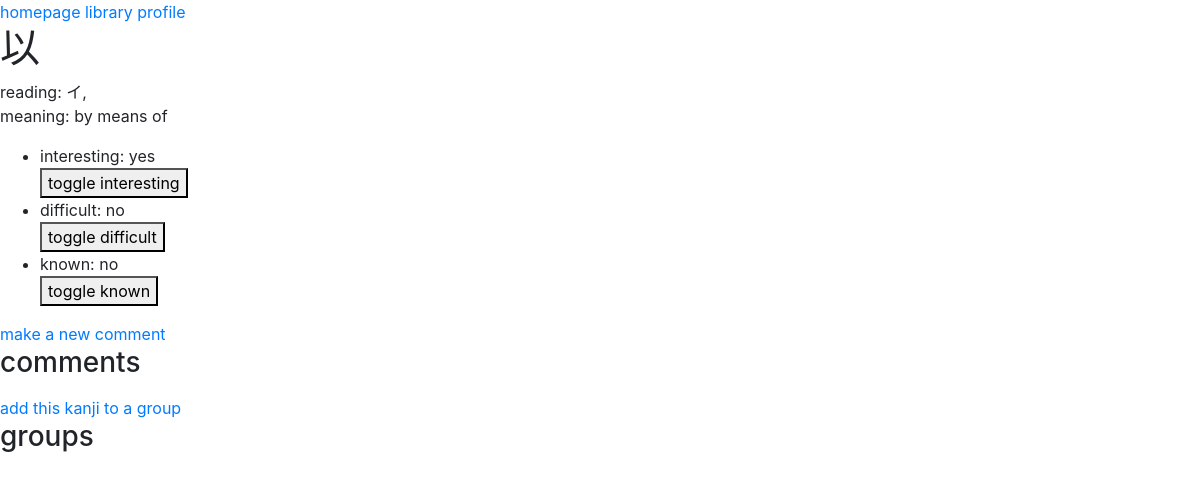
Page /toshokan/15/ (signed in) on the earlier database version.
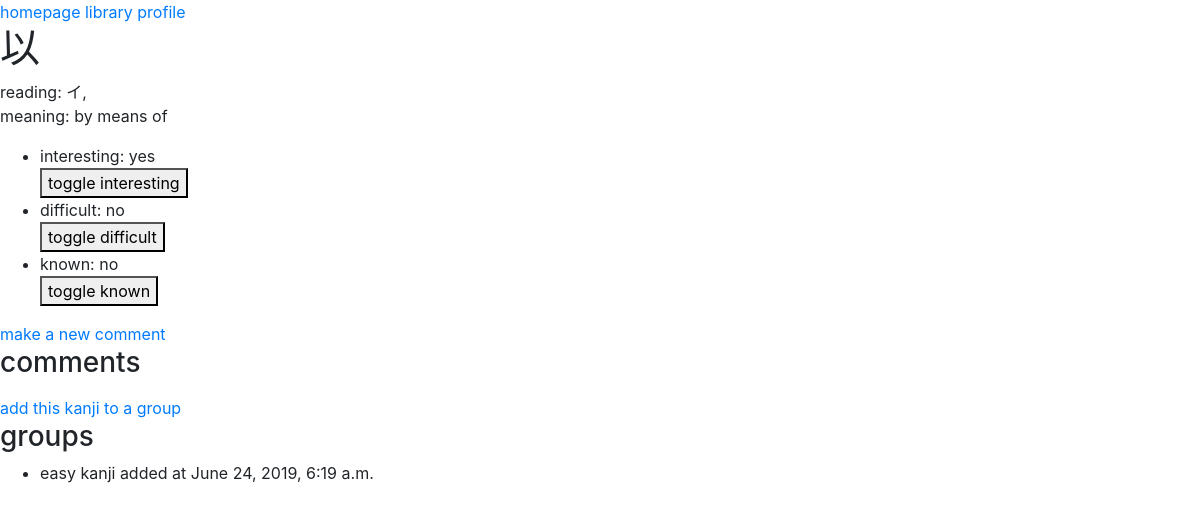
Same page on the later database version.
### base/models.py (models this page shows, shortened)
class KanjiGroupElement(models.Model):
    kanji      = models.ForeignKey(Kanji, on_delete=models.CASCADE)
    group      = models.ForeignKey(KanjiGroup, on_delete=models.CASCADE)
    date_time  = models.DateTimeField(default=timezone.now)

class KanjiGroup(models.Model):
    name        = models.CharField(max_length=100)
    user        = models.ForeignKey(UserProfile, related_name="group_profile", on_delete=models.CASCADE)
    group_kanji = models.ManyToManyField(Kanji, blank=True, related_name="group_kanji", through="KanjiGroupElement")
    date_time   = models.DateTimeField(default=timezone.now)

### toshokan/views.py (the view)
# urls.py: path('<int:kanji_id>/', views.individual, name='individual'),
@login_required
def individual(request, kanji_id):
    kanji          = get_object_or_404(Kanji, pk=kanji_id)
    userprofile    = request.user.profile
    reading_eng    = (kanji.reading_eng).split(",")
    reading_jpn    = (kanji.reading_jpn).split(",")
    comments       = kanji.kanji_comment.all().filter(user=request.user.profile)
    groups         = kanji.kanjigroupelement_set.all()
    is_interesting = kanji.interesting_kanji.all().filter(pk=userprofile.pk).exists()
    is_difficult   = kanji.difficult_kanji.all().filter(pk=userprofile.pk).exists()
    is_known       = kanji.known_kanji.all().filter(pk=userprofile.pk).exists()
    return render(request, 'toshokan/individual.html',
     {'kanji': kanji,
     'reading_eng': reading_eng,
     'reading_jpn': reading_jpn,
     'is_interesting': is_interesting,
     'is_difficult': is_difficult,
     'is_known': is_known,
     'comments': comments,
     'groups': groups,
     })

### toshokan/templates/toshokan/individual.html (shortened to what this page needs)
{% extends 'base/base.html' %}
{% block content %}
    <a href="{% url 'base:index' %}">homepage</a>
    <a href="{% url 'toshokan:index' %}">library</a>
    <a href="{% url 'base:profile' %}">profile</a>
    <h1>
    	{{ kanji.character }}
    </h1>
    <p>
        reading: {% for reading in reading_jpn %}{{ reading }},{% endfor %}
        <br>
        meaning: {{kanji.meaning}}
    </p>
    <ul>
        <li>
            interesting: {% if is_interesting %}yes{% else %}no{% endif %}
            <form action="{% url 'toshokan:toggle_interesting' kanji.id %}" method="POST">
                <button>toggle interesting</button>
            </form>
        </li>
        <li>
            difficult: {% if is_difficult %}yes{% else %}no{% endif %}
            <form action="{% url 'toshokan:toggle_difficult' kanji.id %}" method="POST">
                <button>toggle difficult</button>
            </form>
        </li>
        <li>
            known: {% if is_known %}yes{% else %}no{% endif %}
            <form action="{% url 'toshokan:toggle_known' kanji.id %}" method="POST">
                <button>toggle known</button>
            </form>
        </li>
    </ul>
    <a href="{% url 'toshokan:comment' kanji.id %}">make a new comment</a>
    <h3>comments</h3>
    <a href="{% url 'toshokan:kanji_group_view' kanji.id %}">add this kanji to a group</a>
    <h3>groups</h3>
    <ul>
        {% for group_element in groups %}
            {% ifequal group_element.group.user request.user.profile %}
                <li>
                    {{ group_element.group.name }} added at {{ group_element.date_time }}
                </li>
            {% endifequal %}
        {% endfor %}
    </ul>
{% endblock %}

Differences in the rows shown:
added KanjiGroupElement: group.name "easy kanji", date_time "June 24, 2019, 6:19 a.m."
